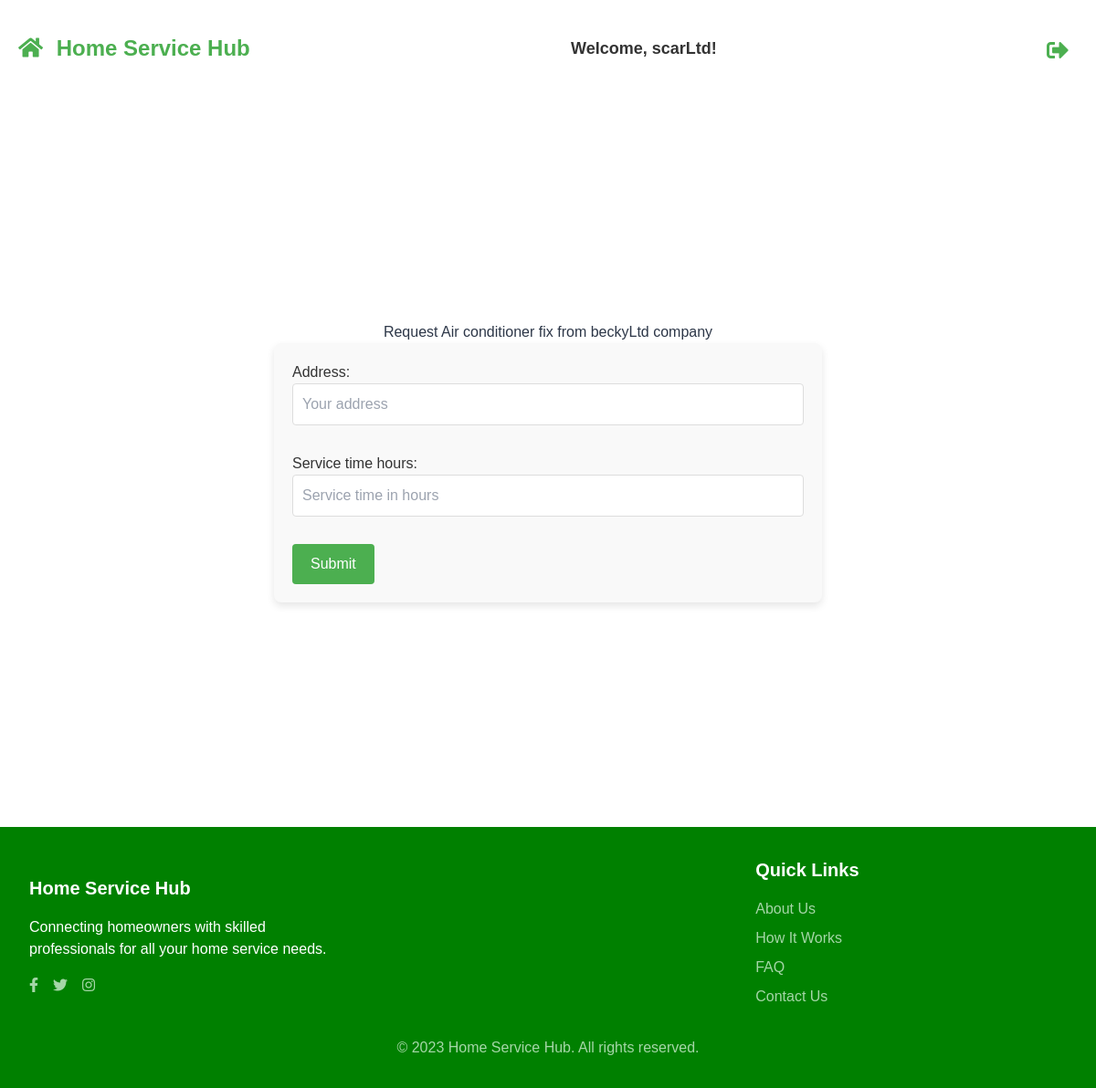
Screenshot of /services/request_service/beckyLtd/3/ (signed in) with the database file from the repository.
### users/models.py (models this page shows, shortened)
class User(AbstractUser):
    is_company = models.BooleanField(default=False)
    is_customer = models.BooleanField(default=False)

class Company(models.Model):
    user = models.OneToOneField(User, on_delete=models.CASCADE, primary_key=True)
    email = models.EmailField(
        max_length=100,
        unique=True,
        blank=False,
        null=False,
        default="default@example.com",
    )
    username = models.CharField(max_length=150, unique=True, blank=False, null=False)
    field_of_work = models.CharField(
        max_length=70,
        choices=(
            ("Air Conditioner", "Air Conditioner"),
            ("All in One", "All in One"),
            ("Carpentry", "Carpentry"),
            ("Electricity", "Electricity"),
            ("Gardening", "Gardening"),
            ("Home Machines", "Home Machines"),
            ("House Keeping", "House Keeping"),
            ("Interior Design", "Interior Design"),
            ("Locks", "Locks"),
            ("Painting", "Painting"),
            ("Plumbing", "Plumbing"),
            ("Water Heaters", "Water Heaters"),
        ),
        blank=False,
        null=False,
    )
    rating = models.IntegerField(
        validators=[MaxValueValidator(5), MinValueValidator(0)], default=0
    )
    description = models.TextField(blank=True, null=True)

### services/models.py (models this page shows, shortened)
class Service(models.Model):
    company = models.ForeignKey(Company, on_delete=models.CASCADE)
    name = models.CharField(max_length=40)
    description = models.TextField()
    price_hour = models.DecimalField(decimal_places=2, max_digits=100)
    rating = models.IntegerField(
        validators=[MinValueValidator(0), MaxValueValidator(5)], default=0
    )
    choices = (
        ("Air Conditioner", "Air Conditioner"),
        ("Carpentry", "Carpentry"),
        ("Electricity", "Electricity"),
        ("Gardening", "Gardening"),
        ("Home Machines", "Home Machines"),
        ("House Keeping", "House Keeping"),
        ("Interior Design", "Interior Design"),
        ("Locks", "Locks"),
        ("Painting", "Painting"),
        ("Plumbing", "Plumbing"),
        ("Water Heaters", "Water Heaters"),
    )
    field = models.CharField(max_length=30, blank=False, null=False, choices=choices)
    date = models.DateTimeField(auto_now=True, null=False)

### services/views.py (the view)
def request_service(request, company_name, service_id):
    company = get_object_or_404(Company, username=company_name)
    service = get_object_or_404(Service, id=service_id)
    if request.method == "POST":
        form = RequestServiceForm(request.POST)
        if form.is_valid():
            requested_service = form.save(commit=False)
            requested_service.company = company
            requested_service.service_name = service
            requested_service.service_field = service.field
            requested_service.requested_by = request.user
            requested_service.save()
            return redirect("main:home")
    else:
        form = RequestServiceForm()
    return render(
        request,
        "services/request_service.html",
        {"form": form, "company": company, "service": service},
    )

### services/forms.py
class RequestServiceForm(forms.ModelForm):
    class Meta:
        model = RequestedService
        fields = ["address", "service_time_hours"]
        widgets = {
            "address": forms.TextInput(attrs={"placeholder": "Your address"}),
            "service_time_hours": forms.NumberInput(
                attrs={"placeholder": "Service time in hours"}
            ),
        }

### services/templates/services/request_service.html (shortened to what this page needs)
{% extends 'main/base.html' %}
{% load static %}
{% block extra_css %}
<link rel="stylesheet" href="{% static 'css/request_service.css' %}">
{% endblock %}
{% block content %}
<div class="form-container">
    <h1>Request {{ service.name }} from {{ company.username }} company</h1>
    <form method="post" class="request-form">
        {{ form.as_p }}
        <button type="submit">Submit</button>
    </form>
</div>
{% endblock %}

### main/templates/main/partials/navigation.html (shortened to what this page needs)
{% if user.is_authenticated %}
<div class="user-info">
    <p>Welcome, {{ user.username }}!</p>
</div>
 <div class="logout">
    <a href="{% url 'main:logout' %}" title="Logout">
        <i class="fas fa-sign-out-alt"></i>
    </a>
</div>
{% endif %}

### static/css/styles.css (style rules this page uses)
html, :host { line-height: 1.5; -webkit-text-size-adjust: 100%; -moz-tab-size: 4; -o-tab-size: 4; tab-size: 4; font-family: ui-sans-serif, system-ui, sans-serif, "Apple Color Emoji", "Segoe UI Emoji", "Segoe UI Symbol", "Noto Color Emoji"; font-feature-settings: normal; font-variation-settings: normal; -webkit-tap-highlight-color: transparent; }
body { margin: 0; line-height: inherit; }
h1, h2, h3, h4, h5, h6 { font-size: inherit; font-weight: inherit; }
a { color: inherit; text-decoration: inherit; }
button, input, optgroup, select, textarea { font-family: inherit; font-feature-settings: inherit; font-variation-settings: inherit; font-size: 100%; font-weight: inherit; line-height: inherit; letter-spacing: inherit; color: inherit; margin: 0; padding: 0; }
button, select { text-transform: none; }
button, input:where([type='button']), input:where([type='reset']), input:where([type='submit']) { -webkit-appearance: button; background-color: transparent; background-image: none; }
blockquote, dl, dd, h1, h2, h3, h4, h5, h6, hr, figure, p, pre { margin: 0; }
input::placeholder, textarea::placeholder { opacity: 1; color: #9ca3af; }
button, [role="button"] { cursor: pointer; }
.min-h-screen { min-height: 100vh; }
body { background-image: url('https://images.unsplash.com/photo-1523217582562-09d0def993a6?ixlib=rb-4.0.3&ixid=MnwxMjA3fDB8MHxwaG90by1wYWdlfHx8fGVufDB8fHx8&auto=format&fit=crop&w=2070&q=80'); background-size: cover; background-attachment: fixed; background-position: center; color: #2D3748; }

### static/css/request_service.css (style rules this page uses)
.form-container { display: flex; flex-direction: column; align-items: center; justify-content: center; min-height: 100vh; background-color: #ffffff; }
.request-form { background-color: #f9f9f9; padding: 20px; border-radius: 8px; box-shadow: 0 4px 8px rgba(0, 0, 0, 0.1); width: 100%; max-width: 600px; }
.request-form button { background-color: #4CAF50; color: #ffffff; border: none; padding: 10px 20px; border-radius: 4px; cursor: pointer; font-size: 16px; transition: background-color 0.3s; }
.request-form p { margin-bottom: 15px; color: #333; }
.request-form input, .request-form select, .request-form textarea { width: 100%; padding: 10px; border: 1px solid #ddd; border-radius: 4px; margin-bottom: 15px; }

### static/css/home_page.css (style rules this page uses)
* { margin: 0; padding: 0; box-sizing: border-box; font-family: Arial, sans-serif; }
body { background-color: #f0f0f0; }
.user-info { text-align: center; margin: 20px 0; }
.user-info p { font-size: 18px; color: #333; font-weight: bold; }
.logout { text-align: right; margin: 20px 0; }
.logout a { color: #4CAF50; font-size: 24px; text-decoration: none; padding: 10px; }
.logout i { vertical-align: middle; }

### rows the page displays
User: username "scarLtd"
Service: name "Air conditioner fix"
Company: username "beckyLtd"
